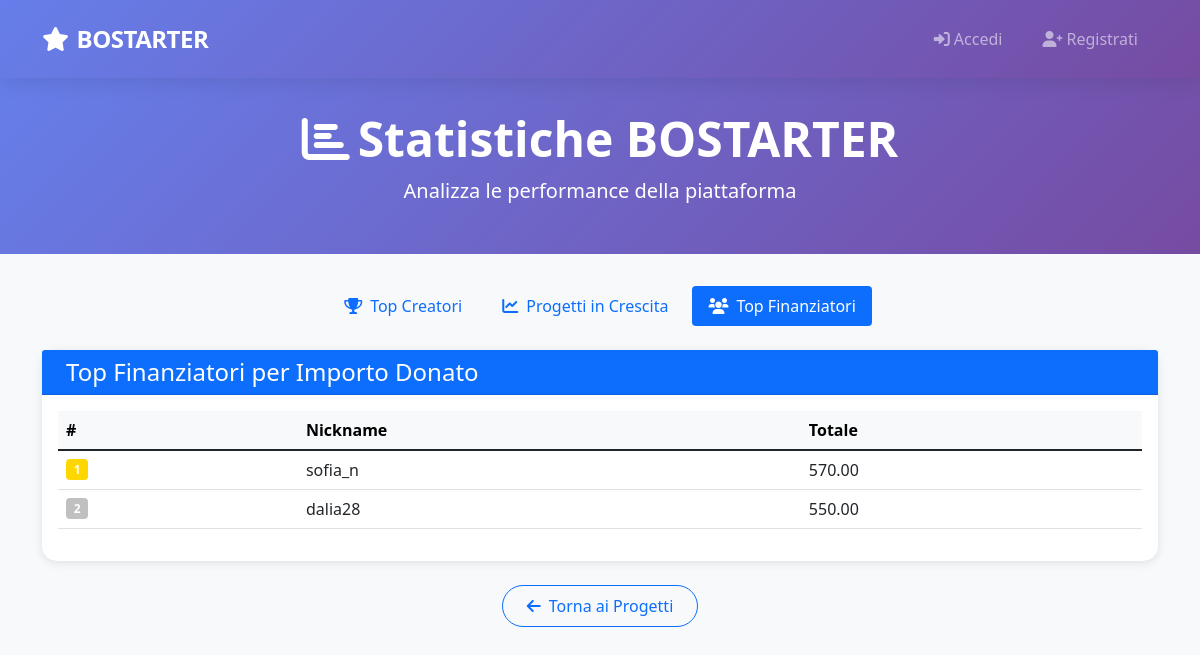
/public/statistiche.php?view=top-finanziatori, run on the app's committed database.
### tables this page shows
CREATE TABLE UTENTE(
    Email               VARCHAR(100) PRIMARY KEY,
    Nickname            VARCHAR(50) UNIQUE NOT NULL,
    Password            VARCHAR(255) NOT NULL,
    Nome                VARCHAR(50) NOT NULL,
    Cognome             VARCHAR(50) NOT NULL,
    Anno_Di_Nascita     DATE NOT NULL,
    Luogo_Di_Nascita    VARCHAR(100) NOT NULL
);

### config/database.php (called while the page is built, shortened)
<?php
class Database {
    private static $instance = null;
    private $conn = null;
    public static function getInstance() {
        if (self::$instance === null) {
            self::$instance = new self();
        }
        return self::$instance;
    }
    private function connect() {
        try {
            $dsn = "mysql:host=" . DB_HOST . ";dbname=" . DB_NAME . ";charset=" . DB_CHARSET;
            $options = [
                PDO::ATTR_ERRMODE => PDO::ERRMODE_EXCEPTION,
                PDO::ATTR_DEFAULT_FETCH_MODE => PDO::FETCH_ASSOC,
                PDO::ATTR_EMULATE_PREPARES => false
            ];
            $this->conn = new PDO($dsn, DB_USER, DB_PASS, $options);
            $this->conn->exec("SET NAMES " . DB_CHARSET);
        } catch(PDOException $e) {
            $error = "❌ Errore connessione database: " . $e->getMessage();
            error_log($error);
            if (DEBUG_MODE) {
                die("<h3>Errore Database</h3><p>$error</p><p><strong>Verifica:</strong><br>
                    - MAMP/XAMPP avviato?<br>
                    - MySQL in running?<br>
                    - Database BOSTARTER creato?<br>
                    - Credenziali corrette in config/database.php?</p>");
            } else {
                die("Errore di sistema. Riprova più tardi.");
            }
        }
    }
    public function query($sql, $params = []) {
        try {
            $stmt = $this->conn->prepare($sql);
            $stmt->execute($params);
            return $stmt;
        } catch(PDOException $e) {
            error_log("Query error: " . $e->getMessage() . " | SQL: " . $sql);
            throw new Exception("Errore database: " . $e->getMessage());
        }
    }
    public function fetchAll($sql, $params = []) {
        return $this->query($sql, $params)->fetchAll();
    }
}
?>

### public/statistiche.php (the view, shortened to what this page needs)
<?php
require_once '../config/database.php';
require_once '../includes/navbar.php';
$view = $_GET['view'] ?? 'top-creatori';
$db = Database::getInstance();
function renderTable($title, $headers, $rows, $icon) {
    echo "<div class='card'>";
    echo "<div class='card-header bg-primary text-white'>";
    echo "<h4 class='mb-0'><i class='fas fa-{$icon} me-2'></i>" . htmlspecialchars($title) . "</h4>";
    echo "</div>";
    echo "<div class='card-body'>";
    echo "<div class='table-responsive'>";
    echo "<table class='table table-hover'>";
    echo "<thead class='table-light'><tr>";
    echo "<th>#</th>";
    foreach ($headers as $h) echo "<th>" . htmlspecialchars($h) . "</th>";
    echo "</tr></thead><tbody>";
    $position = 1;
    foreach ($rows as $row) {
        echo "<tr>";
        echo "<td>";
        if ($position <= 3) {
            $medal = $position == 1 ? 'gold' : ($position == 2 ? 'silver' : '#cd7f32');
            echo "<span class='badge me-2' style='background-color: {$medal}; color: white;'>{$position}</span>";
        } else {
            echo "<span class='badge bg-secondary me-2'>{$position}</span>";
        }
        echo "</td>";
        foreach ($headers as $colName) {
            $value = $row[$colName] ?? '';
            echo "<td>" . htmlspecialchars($value) . "</td>";
        }
        echo "</tr>";
        $position++;
    }
    echo "</tbody></table>";
    echo "</div>";
    echo "</div></div>";
}
$results = [];
$title = '';
$headers = [];
$icon = '';
switch ($view) {
    case 'top-finanziatori':
        $title = 'Top Finanziatori per Importo Donato';
        $headers = ['Nickname','Totale'];
        $results = $db->fetchAll("SELECT Nickname, Totale FROM ClassificaFinanziatori");
        break;
}
?>
<!DOCTYPE html>
<html lang="it">
<head>
    <link href="https://cdn.jsdelivr.net/npm/bootstrap@5.1.3/dist/css/bootstrap.min.css" rel="stylesheet">
    <link href="https://cdnjs.cloudflare.com/ajax/libs/font-awesome/6.0.0/css/all.min.css" rel="stylesheet">
</head>
<body>
<div class="stats-header">
    <div class="container text-center">
        <h1 class="display-5 fw-bold">
            <i class="fas fa-chart-bar me-2"></i>Statistiche BOSTARTER
        </h1>
        <p class="lead">Analizza le performance della piattaforma</p>
    </div>
</div>
<div class="container">
    <div class="row mb-4">
        <div class="col-12">
            <ul class="nav nav-pills justify-content-center">
                <li class="nav-item">
                    <a href="?view=top-creatori" class="nav-link <?= $view === 'top-creatori' ? 'active' : '' ?>">
                        <i class="fas fa-trophy me-2"></i>Top Creatori
                    </a>
                </li>
                <li class="nav-item">
                    <a href="?view=progetti-crescita" class="nav-link <?= $view === 'progetti-crescita' ? 'active' : '' ?>">
                        <i class="fas fa-chart-line me-2"></i>Progetti in Crescita
                    </a>
                </li>
                <li class="nav-item">
                    <a href="?view=top-finanziatori" class="nav-link <?= $view === 'top-finanziatori' ? 'active' : '' ?>">
                        <i class="fas fa-users me-2"></i>Top Finanziatori
                    </a>
                </li>
            </ul>
        </div>
    </div>
    <div class="row">
        <div class="col-12">
            <?php renderTable($title, $headers, $results, $icon); ?>
        </div>
    </div>
    <div class="row mt-4 mb-5">
        <div class="col-12 text-center">
            <a href="projects/projects.php" class="btn btn-outline-primary back-btn">
                <i class="fas fa-arrow-left me-2"></i>Torna ai Progetti
            </a>
        </div>
    </div>
</div>
</body>
</html>

### public/statistiche.php (style rules this page uses)
body { background-color: #f8f9fa; }
:root { --primary-gradient: linear-gradient(135deg, #667eea 0%, #764ba2 100%); --small-radius: 12px; }
.nav-link { font-weight: 500; padding: 0.5rem 1rem !important; border-radius: var(--small-radius); margin: 0 0.25rem; }
.stats-header { background: linear-gradient(135deg, #667eea 0%, #764ba2 100%); color: white; padding: 2rem 0; margin-bottom: 2rem; }
.card { border: none; box-shadow: 0 2px 10px rgba(0,0,0,0.1); border-radius: 15px; }
.table th { border-top: none; font-weight: 600; }
.back-btn { border-radius: 25px; padding: 0.5rem 1.5rem; }

### data on the page
utente: Nickname "sofia_n", value "570.00"
utente: Nickname "dalia28", value "550.00"

### other printed values
$title "Top Finanziatori per Importo Donato"
$h "Nickname"
$h "Totale"
